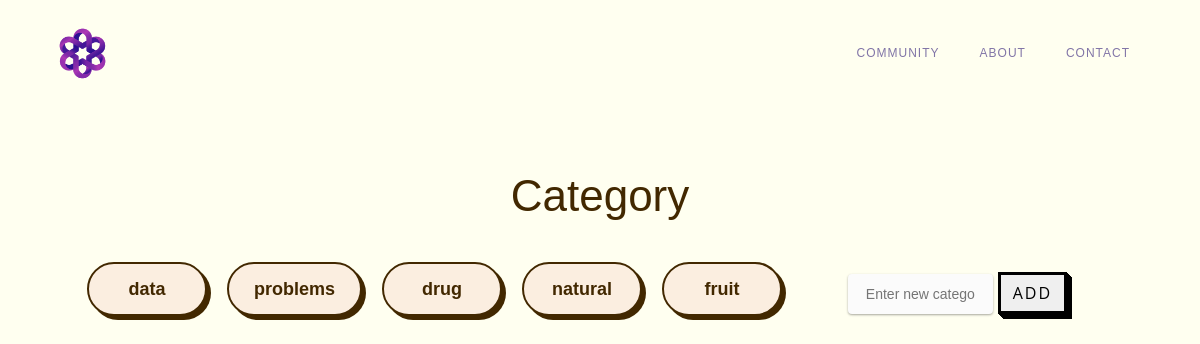
The page /category/ (signed in) on the database as committed earlier.
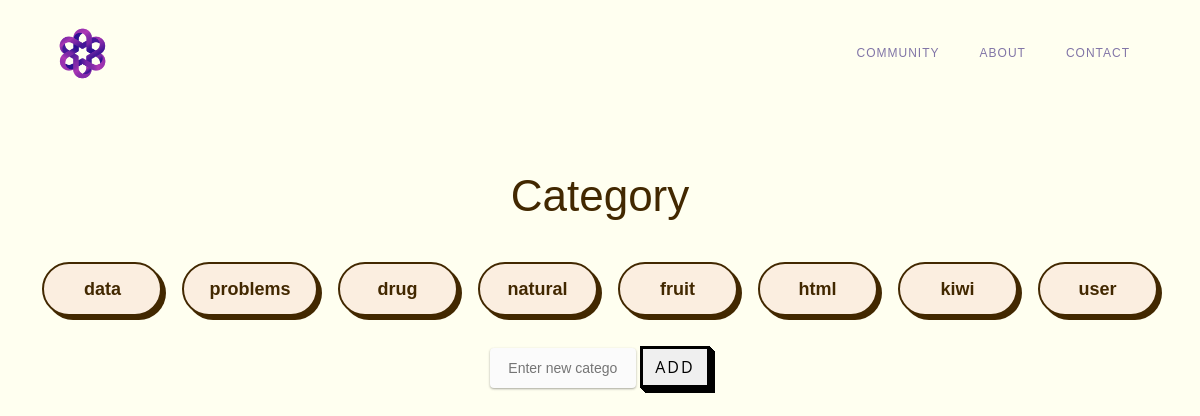
The same page on the database as committed later.
### user/models.py (models this page shows)
class UserCategory(models.Model):
    inserted_category=models.CharField(max_length=32)
    user_id=models.ForeignKey(User,on_delete=models.SET_NULL, null=True)

### main/views.py (the view, shortened to what this page needs)
# urls.py: path('category/',views.category,name="category"),
def category(request):
    while answer_list:
        fullanswer_str=answer_list.popleft()
        question_str=question_list.popleft()
        add_contents(request,fullanswer_str,question_str)
    userCategories=UserCategory.objects.filter(user_id__username=request.user.username)
    context={'userCategories':userCategories}
    return render(request,"main/category.html",context=context)

### main/templates/main/category.html (shortened to what this page needs)
{% load static %}
<!DOCTYPE html>
<html>
<head>
  <link href="{% static 'css/styles.css' %}" rel="stylesheet" type="text/css" />
</head>
<body>
    <div data-collapse="medium" data-animation="default" data-duration="400" data-easing="ease" data-easing2="ease"
    role="banner" class="navigation w-nav">
    <div class="navigation-items"><a href="/" class="logo-link w-nav-brand"><img src="{% static 'img/logo.png' %}"
            width="65" alt="" class="logo-image" /></a>
    </div>
    <div class="navigation-wrap">
    <a href="/community/" class="navigation-item w-nav-link">Community</a>
    <a href="/about/" class="navigation-item w-nav-link">About</a>
    <a href="/contact/"class="navigation-item w-nav-link">Contact</a>
    </div>
    </div>
  <div class="section">
    <div class="container cc-heading-wrap">
      <h1 class="heading-5">Category</h1>
      <div class="store-categories-wrap">
          <div class="collection-wrap">
            {%for category in userCategories %}
            <button class="button-74" role="button"
              onclick="location.href='/category/{{category.pk}}/'">{{category.inserted_category}}</button>
            {%endfor%}
          <form id="add-category-form" method="post" action="{% url 'category' %}" style="padding: 20px;">
            <input type="text" id="new-keyword-input" class="input-54" name="new_category" placeholder="Enter new category">
            <button type="submit" class="button-54">Add</button>
        </form>
          </div>
      </div>
    </div>
  </div>
</body>
</html>

Rows that differ between the two databases and show on the page:
added UserCategory: inserted_category "html"
added UserCategory: inserted_category "kiwi"
added UserCategory: inserted_category "user"
